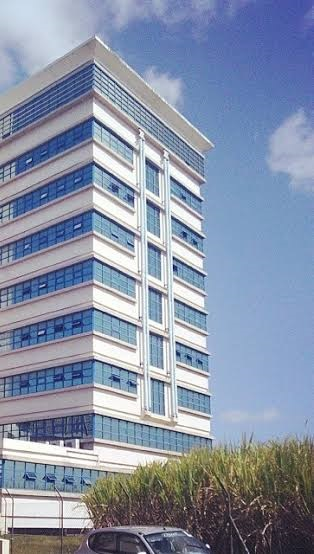
#> input picture Lab6/assets/TowerLeft.jpg, 314 x 554 px
$ jupyter execute Image_Stitching.ipynb
#> lines starting #> are read from the running program, lines starting #| are printed output that depends on the picture
[cell 1]
import cv2
import numpy as np
import matplotlib.pyplot as plt
from random import randrange

#Input image and then convert from RGB to Gray
# Resized Left Image e.g. 600 x 448
image1 = cv2.imread('TowerLeft.jpg')
#> image1 is the input picture: shape (554, 314, 3); mean B, G, R 167.3, 146, 135
image1_gray = cv2.cvtColor(image1,cv2.COLOR_BGR2GRAY)
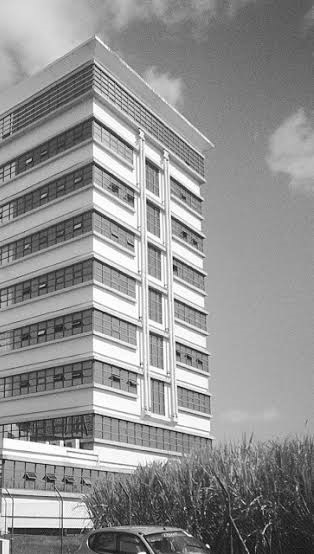
#> image1_gray: shape (554, 314); min 2, max 255, mean 145.2
# Resized Right Image e.g. 600 x 448
image2 = cv2.imread('TowerRight.jpg')
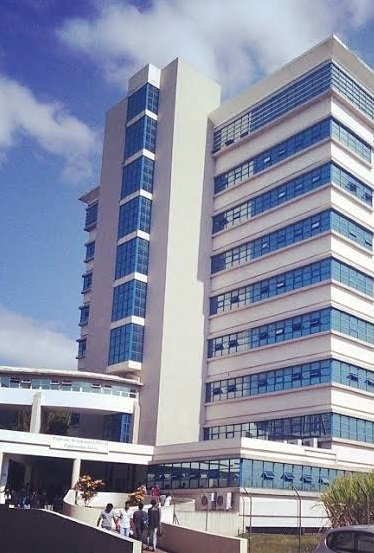
#> input picture Lab6/assets/TowerRight.jpg, 374 x 553 px
#> image2 is the input picture: shape (553, 374, 3); mean B, G, R 163.5, 142.6, 136.7
image2_gray = cv2.cvtColor(image2,cv2.COLOR_BGR2GRAY)
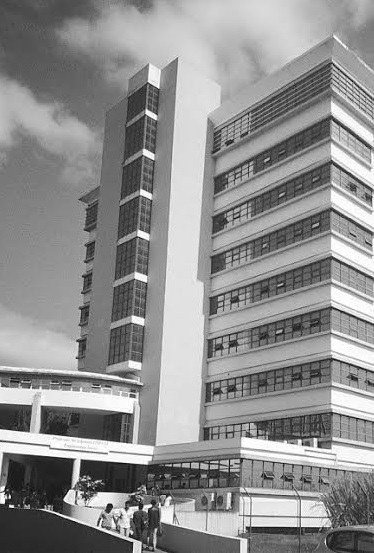
#> image2_gray: shape (553, 374); min 1, max 255, mean 143.2

sift = cv2.SIFT_create()

#This step computes the sift keypoints and descriptors
keypoint1, descriptor1 = sift.detectAndCompute(image1_gray,None)
#> keypoint1 = 1320 keypoints; strongest (x, y, size): (208, 546, 2.2), (174, 258, 1.9), (190, 535, 1.9), (175, 300, 2)
keypoint2, descriptor2 = sift.detectAndCompute(image2_gray,None)
#> keypoint2 = 1566 keypoints; strongest (x, y, size): (11, 506, 2.7), (109, 507, 4.9), (57, 514, 1.9), (150, 506, 2.1)
cv2.imshow('orig_img_lft_keypnts',cv2.drawKeypoints(image1,keypoint1,None))
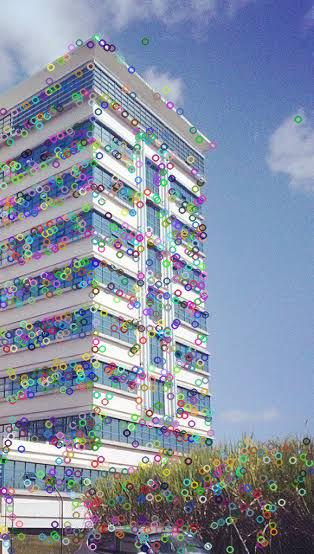
#> window 'orig_img_lft_keypnts': shape (554, 314, 3); mean B, G, R 164.1, 145, 135
cv2.imwrite('orig_img_lft_keypnts.jpg',cv2.drawKeypoints(image1,keypoint1,None))
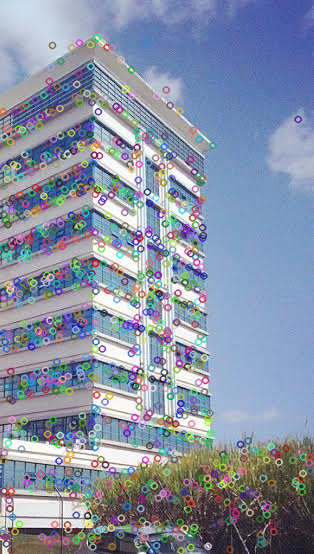
#> saved as orig_img_lft_keypnts.jpg: shape (554, 314, 3); mean B, G, R 164.4, 145.2, 135.1
cv2.imshow('orig_img_rght_keypnts',cv2.drawKeypoints(image2,keypoint2,None))
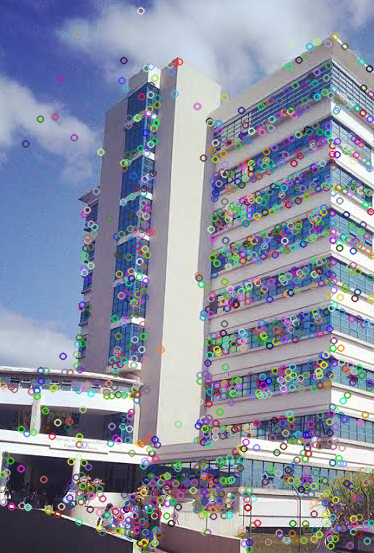
#> window 'orig_img_rght_keypnts': shape (553, 374, 3); mean B, G, R 161.4, 143.2, 137.7
cv2.imwrite('orig_img_rght_keypnts.jpg',cv2.drawKeypoints(image1,keypoint1,None))
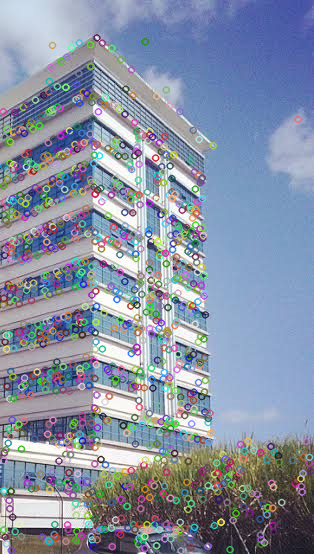
#> saved as orig_img_rght_keypnts.jpg: shape (554, 314, 3); mean B, G, R 164, 145.2, 135.1

#The FLANN method matches the features which are more similar.
FLANN_INDEX_KDTREE = 0
index_params = dict(algorithm = FLANN_INDEX_KDTREE, trees = 5)
search_params = dict(checks=1000)
flann = cv2.FlannBasedMatcher(index_params,search_params)
matched_features = flann.knnMatch(descriptor1,descriptor2,k=2)
#> matched_features = 1320 matches

#This step filters through all the matches to obtain the best ones.
ratio_pass = []
for f in matched_features:
	if f[0].distance < 0.25*f[1].distance:
		ratio_pass.append(f)
		matched_features = np.asarray(ratio_pass)
#> after the loop, ratio_pass = 464 matches

#This step will run RANSAC to estimate homography and performs image alignment.
if len(matched_features[:,0]) >= 2:
	init = np.float32([ keypoint1[f.queryIdx].pt for f in matched_features[:,0] ]).reshape(-1,1,2)
#> init = 464 rows, first 8: [5.51, 433.8], [5.52, 449.3], [7.09, 206.5], [7.34, 287.7], [8.01, 171.7], [8.84, 429], [9.14, 202.7], [9.28, 508.2]
	goal = np.float32([ keypoint2[f.trainIdx].pt for f in matched_features[:,0] ]).reshape(-1,1,2)
#> goal = 464 rows, first 8: [243.5, 432.8], [243.5, 448.3], [245, 205.5], [245.3, 286.7], [246, 170.6], [246.8, 428], [247.2, 201.6], [247.3, 507.2]
	H, _ = cv2.findHomography(init, goal, cv2.RANSAC, 9.0)
#> H = [[1, 2.42e-05, 238], [0.00021, 1, -1.01], [5.16e-07, -4.61e-09, 1]]
else:
	print("Not able to find enough kpnts")

#This step performs the wrap to align for stitching.
final = cv2.warpPerspective(image1,H,(image2.shape[1] + image1.shape[1], image2.shape[0]))
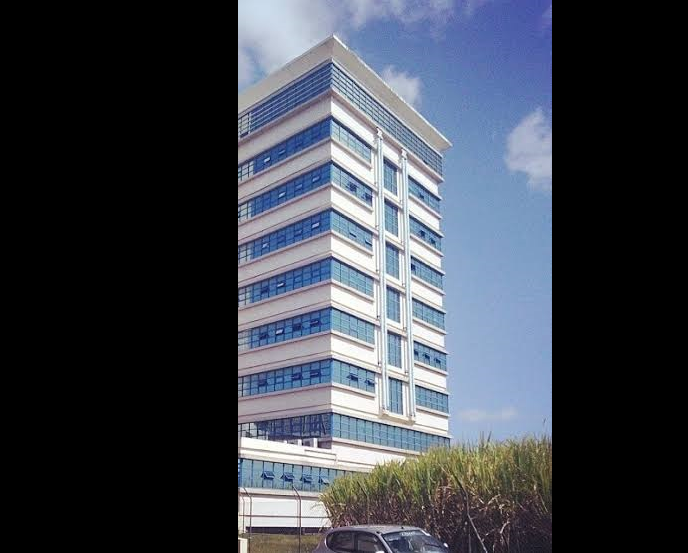
#> final: shape (553, 688, 3); mean B, G, R 76.3, 66.6, 61.6
plt.show()
plt.figure()
final[0:image2.shape[0], 0:image2.shape[1]] = image2
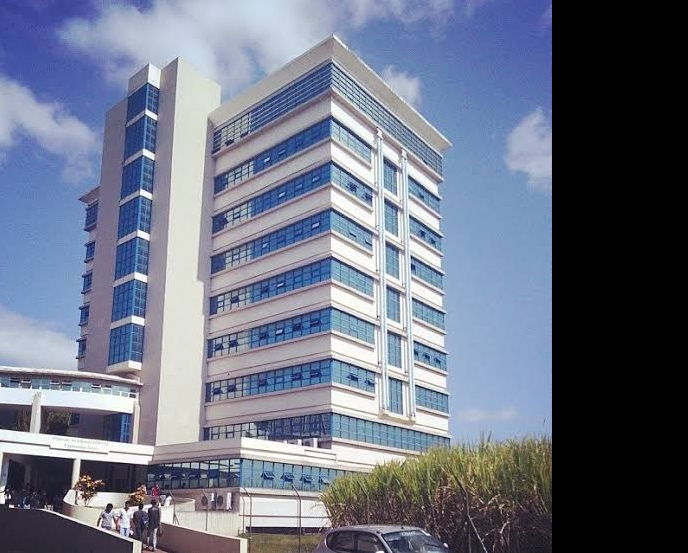
#> final: shape (553, 688, 3); mean B, G, R 132.6, 114.8, 107.8
cv2.imwrite('Stitched_Image.jpg',final)
plt.imshow(final)
plt.show()
